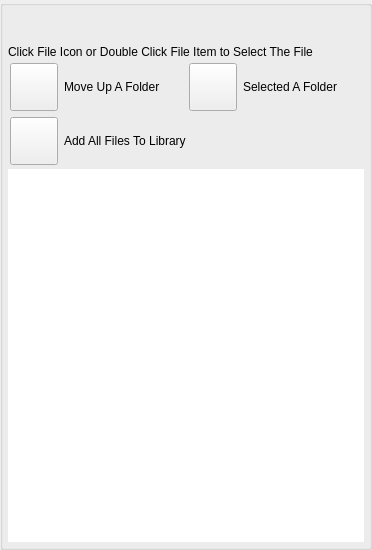
<?xml version="1.0" encoding="UTF-8"?>
<ui version="4.0">
 <class>AppletBrowseFilesUi</class>
 <widget class="QWidget" name="AppletBrowseFilesUi">
  <property name="geometry">
   <rect>
    <x>0</x>
    <y>0</y>
    <width>372</width>
    <height>550</height>
   </rect>
  </property>
  <property name="windowTitle">
   <string>Browse Files</string>
  </property>
  <property name="windowOpacity">
   <double>1.000000000000000</double>
  </property>
  <property name="toolTip">
   <string/>
  </property>
  <layout class="QVBoxLayout" name="verticalLayout">
   <property name="spacing">
    <number>0</number>
   </property>
   <property name="leftMargin">
    <number>0</number>
   </property>
   <property name="topMargin">
    <number>0</number>
   </property>
   <property name="rightMargin">
    <number>0</number>
   </property>
   <property name="bottomMargin">
    <number>0</number>
   </property>
   <item>
    <widget class="QGroupBox" name="FileItemsBox">
     <property name="sizePolicy">
      <sizepolicy hsizetype="Expanding" vsizetype="Preferred">
       <horstretch>0</horstretch>
       <verstretch>0</verstretch>
      </sizepolicy>
     </property>
     <property name="minimumSize">
      <size>
       <width>0</width>
       <height>0</height>
      </size>
     </property>
     <property name="title">
      <string/>
     </property>
     <layout class="QVBoxLayout" name="verticalLayout_2">
      <property name="spacing">
       <number>2</number>
      </property>
      <property name="leftMargin">
       <number>5</number>
      </property>
      <property name="topMargin">
       <number>5</number>
      </property>
      <property name="rightMargin">
       <number>5</number>
      </property>
      <property name="bottomMargin">
       <number>5</number>
      </property>
      <item>
       <widget class="QLabel" name="m_StatusLabel">
        <property name="sizePolicy">
         <sizepolicy hsizetype="Expanding" vsizetype="Preferred">
          <horstretch>0</horstretch>
          <verstretch>0</verstretch>
         </sizepolicy>
        </property>
        <property name="text">
         <string notr="true"/>
        </property>
       </widget>
      </item>
      <item>
       <widget class="FileFilterSelectWidget" name="m_FileFilterSelectWidget" native="true">
        <property name="sizePolicy">
         <sizepolicy hsizetype="Expanding" vsizetype="Preferred">
          <horstretch>0</horstretch>
          <verstretch>0</verstretch>
         </sizepolicy>
        </property>
       </widget>
      </item>
      <item>
       <layout class="QHBoxLayout" name="horizontalLayout_3">
        <item>
         <widget class="VxLabel" name="m_CurDirLabel">
          <property name="sizePolicy">
           <sizepolicy hsizetype="Expanding" vsizetype="Preferred">
            <horstretch>0</horstretch>
            <verstretch>0</verstretch>
           </sizepolicy>
          </property>
          <property name="minimumSize">
           <size>
            <width>0</width>
            <height>0</height>
           </size>
          </property>
          <property name="maximumSize">
           <size>
            <width>16777215</width>
            <height>16777215</height>
           </size>
          </property>
          <property name="layoutDirection">
           <enum>Qt::LeftToRight</enum>
          </property>
          <property name="text">
           <string/>
          </property>
          <property name="scaledContents">
           <bool>false</bool>
          </property>
          <property name="alignment">
           <set>Qt::AlignLeading|Qt::AlignLeft|Qt::AlignTop</set>
          </property>
          <property name="wordWrap">
           <bool>true</bool>
          </property>
          <property name="margin">
           <number>0</number>
          </property>
         </widget>
        </item>
       </layout>
      </item>
      <item>
       <widget class="QLabel" name="m_DoubleTapInstructionLabel">
        <property name="text">
         <string>Click File Icon or Double Click File Item to Select The File</string>
        </property>
       </widget>
      </item>
      <item>
       <widget class="QWidget" name="m_UpDirWidget" native="true">
        <layout class="QHBoxLayout" name="horizontalLayout_2">
         <property name="leftMargin">
          <number>2</number>
         </property>
         <property name="topMargin">
          <number>2</number>
         </property>
         <property name="rightMargin">
          <number>2</number>
         </property>
         <property name="bottomMargin">
          <number>2</number>
         </property>
         <item>
          <widget class="VxPushButton" name="m_UpDirectoryButton">
           <property name="minimumSize">
            <size>
             <width>48</width>
             <height>48</height>
            </size>
           </property>
           <property name="maximumSize">
            <size>
             <width>48</width>
             <height>48</height>
            </size>
           </property>
           <property name="text">
            <string/>
           </property>
           <property name="iconSize">
            <size>
             <width>48</width>
             <height>48</height>
            </size>
           </property>
          </widget>
         </item>
         <item>
          <widget class="VxLabel" name="m_UpDirectoryLabel">
           <property name="sizePolicy">
            <sizepolicy hsizetype="Expanding" vsizetype="Preferred">
             <horstretch>0</horstretch>
             <verstretch>0</verstretch>
            </sizepolicy>
           </property>
           <property name="text">
            <string>Move Up A Folder</string>
           </property>
          </widget>
         </item>
         <item>
          <widget class="VxPushButton" name="m_BrowseButton">
           <property name="minimumSize">
            <size>
             <width>48</width>
             <height>48</height>
            </size>
           </property>
           <property name="maximumSize">
            <size>
             <width>48</width>
             <height>48</height>
            </size>
           </property>
           <property name="text">
            <string/>
           </property>
          </widget>
         </item>
         <item>
          <widget class="QLabel" name="label">
           <property name="sizePolicy">
            <sizepolicy hsizetype="Expanding" vsizetype="Preferred">
             <horstretch>0</horstretch>
             <verstretch>0</verstretch>
            </sizepolicy>
           </property>
           <property name="text">
            <string>Selected A Folder</string>
           </property>
          </widget>
         </item>
        </layout>
       </widget>
      </item>
      <item>
       <widget class="QWidget" name="m_AddAllWidget" native="true">
        <layout class="QHBoxLayout" name="horizontalLayout_4">
         <property name="leftMargin">
          <number>2</number>
         </property>
         <property name="topMargin">
          <number>2</number>
         </property>
         <property name="rightMargin">
          <number>2</number>
         </property>
         <property name="bottomMargin">
          <number>2</number>
         </property>
         <item>
          <widget class="VxPushButton" name="m_AddAllButton">
           <property name="minimumSize">
            <size>
             <width>48</width>
             <height>48</height>
            </size>
           </property>
           <property name="maximumSize">
            <size>
             <width>48</width>
             <height>48</height>
            </size>
           </property>
           <property name="text">
            <string/>
           </property>
           <property name="iconSize">
            <size>
             <width>48</width>
             <height>48</height>
            </size>
           </property>
          </widget>
         </item>
         <item>
          <widget class="VxLabel" name="m_AddAllLabel">
           <property name="sizePolicy">
            <sizepolicy hsizetype="Expanding" vsizetype="Preferred">
             <horstretch>0</horstretch>
             <verstretch>0</verstretch>
            </sizepolicy>
           </property>
           <property name="text">
            <string>Add All Files To Library</string>
           </property>
          </widget>
         </item>
        </layout>
       </widget>
      </item>
      <item>
       <widget class="QListWidget" name="FileItemList">
        <property name="font">
         <font>
          <pointsize>8</pointsize>
         </font>
        </property>
        <property name="frameShape">
         <enum>QFrame::NoFrame</enum>
        </property>
        <property name="frameShadow">
         <enum>QFrame::Plain</enum>
        </property>
        <property name="lineWidth">
         <number>0</number>
        </property>
        <property name="iconSize">
         <size>
          <width>32</width>
          <height>32</height>
         </size>
        </property>
        <property name="verticalScrollMode">
         <enum>QAbstractItemView::ScrollPerPixel</enum>
        </property>
        <property name="resizeMode">
         <enum>QListView::Adjust</enum>
        </property>
        <property name="uniformItemSizes">
         <bool>true</bool>
        </property>
       </widget>
      </item>
     </layout>
    </widget>
   </item>
  </layout>
 </widget>
 <customwidgets>
  <customwidget>
   <class>VxPushButton</class>
   <extends>QPushButton</extends>
   <header>VxPushButton.h</header>
  </customwidget>
  <customwidget>
   <class>VxLabel</class>
   <extends>QLabel</extends>
   <header>VxLabel.h</header>
  </customwidget>
  <customwidget>
   <class>FileFilterSelectWidget</class>
   <extends>QWidget</extends>
   <header>FileFilterSelectWidget.h</header>
   <container>1</container>
  </customwidget>
 </customwidgets>
 <resources/>
 <connections/>
</ui>
